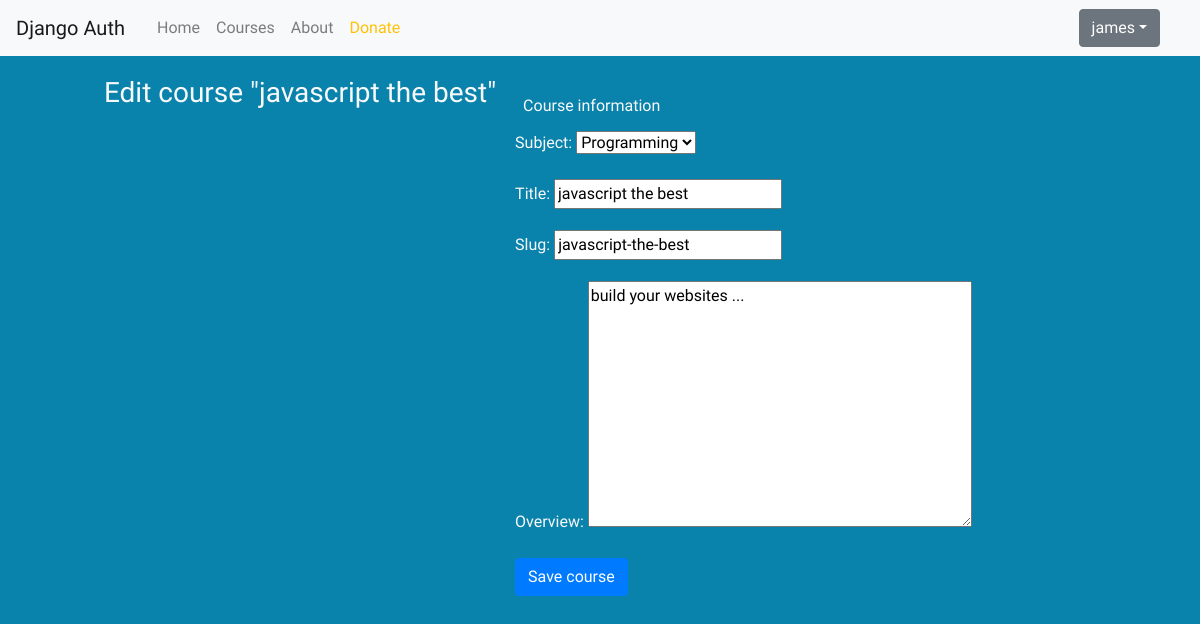
The app's page /course/4/edit/ (signed in) with its own data.
### courses/models.py (models this page shows, shortened)
class Course(models.Model):
    title = models.CharField(max_length=200)
    owner = models.ForeignKey(User, related_name='courses_created', on_delete=models.CASCADE)
    students = models.ManyToManyField(User, related_name='courses_joined', blank=True)
    subject = models.ForeignKey(Subject, related_name='courses', on_delete=models.CASCADE)
    slug = models.SlugField(max_length=200, unique=True)
    overview = models.TextField()
    created = models.DateTimeField(auto_now_add=True)
    class Meta:
        ordering = ('-created',)

class Subject(models.Model):
    title = models.CharField(max_length=200)
    slug = models.SlugField(max_length=200, unique=True)
    class Meta:
        ordering = ('title',)
    def __str__(self):
        return self.title

### courses/views.py (the view)
# urls.py: path('<pk>/edit/', views.CourseUpdateView.as_view(), name='course_edit'),
class CourseUpdateView(OwnerCourseEditMixin, UpdateView):
    permission_required = 'courses.change_course'

### courses/views.py (called while the page is built)
    def get_queryset(self):
        qs = super().get_queryset()
        return qs.filter(owner=self.request.user)

### courses/templates/course/form.html (shortened to what this page needs)
{% extends 'base.html' %}
{% block content %}
<div class="row mt-2 text-light justify-content-center">
    <h1 class="h3 text-left mt-2 p-1">{% if object %} Edit course "{{ object.title }}" {% else %} Create a new course {% endif %}</h1>
    <div class="col-6 ">
        <h1 class="h6 text-left mt-4 p-2">Course information</h1>
        <form action="" method="post">
            {{ form.as_p }}
            <div class="form-group">
                <input type="submit" value="Save course" class="btn btn-primary">
            </div>
        </form>
    </div>
</div>
{% endblock %}

### templates/base.html (shortened to what this page needs)
{% load static %}
<!DOCTYPE html>
<html lang="en">
<head>
<link rel="stylesheet" href="https://maxcdn.bootstrapcdn.com/bootstrap/4.5.0/css/bootstrap.min.css">
<link rel="stylesheet" href="{% static 'style.css' %}">
</head>
<body>
    <header>
        <nav class="navbar navbar-expand-md navbar-light bg-light">
            <a href="{% url 'home' %}" class="navbar-brand">Django Auth</a>
            <div class="collapse navbar-collapse ml-2" id="mybar">
                <ul class="navbar-nav">
                    <li class="nav-item"><a href="" class="nav-link">Home</a></li>
                    <li class="nav-item"><a href="" class="nav-link">Courses</a></li>
                    <li class="nav-item"><a href="" class="nav-link">About</a></li>
                    <li class="nav-item"><a href="" class="nav-link bg-light rounded text-warning">Donate</a></li>
                </ul>
                <div class="ml-auto mr-4">
                    {% if request.user.is_authenticated %}
                    <div class="dropdowns">
                        <button class="btn btn-secondary dropdown-toggle" type="button" id="dropdownMenuButton" data-toggle="dropdown" aria-haspopup="true" aria-expanded="false">{{ request.user.username }}</button>
                    </div>
                    {% else %}
                    <a href="{% url 'register' %}" class="btn btn-primary">Sign Up</a>
                    <a href="{% url 'login'%}" class="btn btn-light">Sign In</a>
                    {% endif %}
                </div>
            </div>
        </nav>
    </header>
    <div class="container-fluid">
        {% block content %}
        {% endblock %}
    </div>
</body>
</html>

### templates/base.html (style rules this page uses)
body { background-color: rgb(10, 131, 172); font-family: 'Yanone Kaffeesatz', sans-serif; font-weight: 500; }

### records on screen
Course: title "javascript the best", subject "Programming", slug "javascript-the-best", overview "build your websites ..."
Subject: title "javascript the best"

### other values on screen
{{ request.user.username }} "james"
